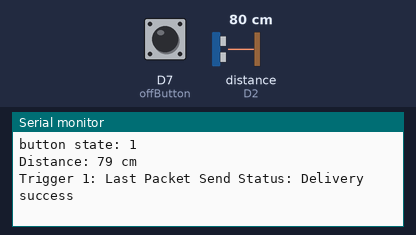
Recording of a sketch running on a simulated ESP8266 (NodeMCU). Shown: the last lines printed to the serial monitor. Wiring (inferred from the names in the program): ultrasonic range finder: trigger D1; echo D2. Inputs (shaded band) come from the test bench; at power-on: distance to the obstacle (sensor on D2) 80 cm, D7 (offButton) HIGH. The echo pulse lasts 58.3 µs per cm.

Above: at 1.3 s.
1.4 s: distance to the obstacle (sensor on D2) set to 2 cm
At 1.9 s:
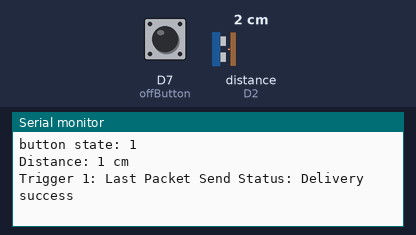
2.9 s: D7 (offButton) pulled LOW for 0.6 s
5.0 s: distance to the obstacle (sensor on D2) set to 4 cm
At 5.4 s:
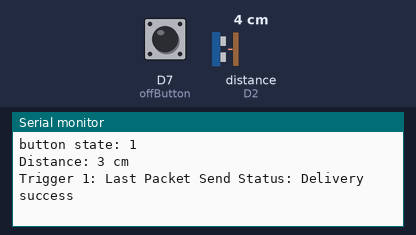
Timing chart, 0 to 8.0 s (numbered marks = the images above; inputs shaded):
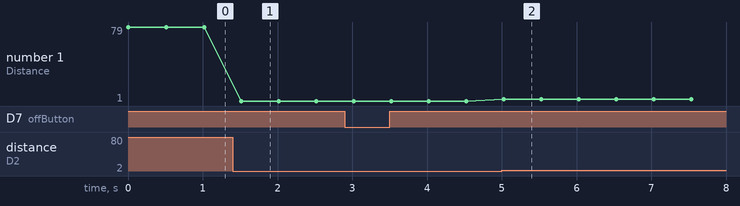

Measured:
- after the input at 1.4 s, the serial monitor: prints a new line after 0.12 s (image 1)
- after the input at 5.0 s, the serial monitor: prints a new line at once (image 2)
- plotted number 1: 1 → 3 after the input at 5.0 s

The sketch:

esp8266_Tx.ino
```cpp
#include <ESP8266WiFi.h>
#include <espnow.h>

const int trigPin = D1;  // define the trigger pin
const int echoPin = D2;  // define the echo pin
int offButton = D7;

long duration;  // variable to store the duration of sound wave travel
int distance;   // variable to store the distance calculated in centimeters
uint8_t broadcastAddress[] = { 0x08, 0xF9, 0xE0, 0x6B, 0x2A, 0xAE };

typedef struct struct_message {
  bool sw1;
  bool sw2;
} struct_message;

// Create a struct_message called outgoingReadings to hold outgoing data
struct_message outgoingReadings;


// Variable to store if sending data was successful
String success;

// Callback when data is sent
void OnDataSent(uint8_t *mac_addr, uint8_t sendStatus) {
  Serial.print(F("Last Packet Send Status: "));
  if (sendStatus == 0) {
    Serial.println(F("Delivery success"));
  } else {
    Serial.println(F("Delivery fail"));
  }
}

void setup() {
  Serial.begin(9600);        // initialize serial communication
  pinMode(trigPin, OUTPUT);  // set the trigger pin as output
  pinMode(echoPin, INPUT);   // set the echo pin as input
  pinMode(offButton, INPUT_PULLUP);

  WiFi.mode(WIFI_STA);
  WiFi.disconnect();

  // Init ESP-NOW
  if (esp_now_init() != 0) {
    Serial.println(F("Error initializing ESP-NOW"));
    return;
  }

  // Set ESP-NOW Role
  esp_now_set_self_role(ESP_NOW_ROLE_COMBO);

  // Register peer
  esp_now_add_peer(broadcastAddress, ESP_NOW_ROLE_COMBO, 0, NULL, 0);

  // Once ESPNow is successfully Init, we will register for Send CB to
  // get the status of Trasnmitted packet
  esp_now_register_send_cb(OnDataSent);

  // Register for a callback function that will be called when data is received
  // esp_now_register_recv_cb(OnDataRecv);
}

void loop() {
  // Clears the trigPin
  digitalWrite(trigPin, LOW);
  //digitalWrite(offButton, HIGH);
  int buttonstate4 = digitalRead(offButton);
  Serial.print(F("button state: "));
  Serial.println(buttonstate4);

  delayMicroseconds(2);
  // Sets the trigPin on HIGH state for 10 micro seconds
  digitalWrite(trigPin, HIGH);
  delayMicroseconds(10);
  digitalWrite(trigPin, LOW);
  // Reads the echoPin, returns the sound wave travel time in microseconds
  duration = pulseIn(echoPin, HIGH);
  // Calculating the distance
  distance = duration * 0.034 / 2;
  // Prints the distance on the Serial Monitor
  Serial.print(F("Distance: "));
  Serial.print(distance);
  Serial.println(" cm");
    if (distance < 100) {
      Serial.print(F("Trigger 1: "));
      outgoingReadings.sw1 = 1;
      outgoingReadings.sw2 = (buttonstate4 == 0) ? 1 : 0;
      esp_now_send(broadcastAddress, (uint8_t *)&outgoingReadings, sizeof(outgoingReadings));
    } else {
      Serial.print(F("Trigger 2: "));
      outgoingReadings.sw1 = 0;
      outgoingReadings.sw2 = (buttonstate4 == 0) ? 1 : 0;
      esp_now_send(broadcastAddress, (uint8_t *)&outgoingReadings, sizeof(outgoingReadings));
    }


   delay(500); // wait for a second before taking the next reading
}
```
